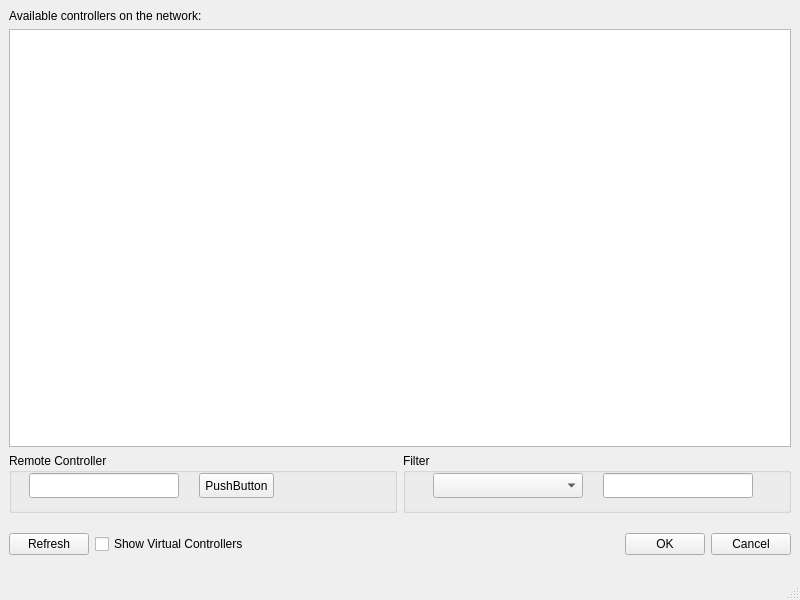
<?xml version="1.0" encoding="UTF-8"?>
<ui version="4.0">
 <class>MainWindow</class>
 <widget class="QMainWindow" name="MainWindow">
  <property name="geometry">
   <rect>
    <x>0</x>
    <y>0</y>
    <width>800</width>
    <height>600</height>
   </rect>
  </property>
  <property name="windowTitle">
   <string>MainWindow</string>
  </property>
  <widget class="QWidget" name="centralwidget">
   <layout class="QGridLayout" name="gridLayout" rowminimumheight="0,0,0,0,60,50">
    <item row="0" column="0">
     <widget class="QLabel" name="label">
      <property name="text">
       <string>Available controllers on the network:</string>
      </property>
     </widget>
    </item>
    <item row="3" column="0" rowspan="2">
     <layout class="QHBoxLayout" name="horizontalLayout_4">
      <item>
       <widget class="QGroupBox" name="groupBox">
        <property name="baseSize">
         <size>
          <width>0</width>
          <height>0</height>
         </size>
        </property>
        <property name="title">
         <string>Remote Controller</string>
        </property>
        <widget class="QLineEdit" name="lineEdit">
         <property name="geometry">
          <rect>
           <x>20</x>
           <y>20</y>
           <width>150</width>
           <height>25</height>
          </rect>
         </property>
        </widget>
        <widget class="QPushButton" name="pushButton">
         <property name="geometry">
          <rect>
           <x>190</x>
           <y>20</y>
           <width>75</width>
           <height>25</height>
          </rect>
         </property>
         <property name="text">
          <string>PushButton</string>
         </property>
        </widget>
       </widget>
      </item>
      <item>
       <widget class="QGroupBox" name="groupBox_2">
        <property name="title">
         <string>Filter</string>
        </property>
        <widget class="QComboBox" name="comboBox">
         <property name="geometry">
          <rect>
           <x>30</x>
           <y>20</y>
           <width>150</width>
           <height>25</height>
          </rect>
         </property>
        </widget>
        <widget class="QLineEdit" name="lineEdit_2">
         <property name="geometry">
          <rect>
           <x>200</x>
           <y>20</y>
           <width>150</width>
           <height>25</height>
          </rect>
         </property>
         <property name="text">
          <string/>
         </property>
        </widget>
       </widget>
      </item>
     </layout>
    </item>
    <item row="5" column="0">
     <layout class="QHBoxLayout" name="horizontalLayout_3" stretch="0,0">
      <item>
       <layout class="QHBoxLayout" name="horizontalLayout">
        <item>
         <widget class="QPushButton" name="pushButton_2">
          <property name="text">
           <string>Refresh</string>
          </property>
         </widget>
        </item>
        <item>
         <widget class="QCheckBox" name="checkBox">
          <property name="text">
           <string>Show Virtual Controllers</string>
          </property>
         </widget>
        </item>
        <item>
         <spacer name="horizontalSpacer">
          <property name="orientation">
           <enum>Qt::Horizontal</enum>
          </property>
          <property name="sizeHint" stdset="0">
           <size>
            <width>40</width>
            <height>20</height>
           </size>
          </property>
         </spacer>
        </item>
       </layout>
      </item>
      <item>
       <layout class="QHBoxLayout" name="horizontalLayout_2">
        <item>
         <widget class="QPushButton" name="pushButton_3">
          <property name="text">
           <string>OK</string>
          </property>
         </widget>
        </item>
        <item>
         <widget class="QPushButton" name="pushButton_4">
          <property name="text">
           <string>Cancel</string>
          </property>
         </widget>
        </item>
       </layout>
      </item>
     </layout>
    </item>
    <item row="1" column="0">
     <widget class="QListView" name="listView"/>
    </item>
   </layout>
  </widget>
  <widget class="QMenuBar" name="menubar">
   <property name="geometry">
    <rect>
     <x>0</x>
     <y>0</y>
     <width>800</width>
     <height>21</height>
    </rect>
   </property>
  </widget>
  <widget class="QStatusBar" name="statusbar"/>
 </widget>
 <resources/>
 <connections/>
</ui>
